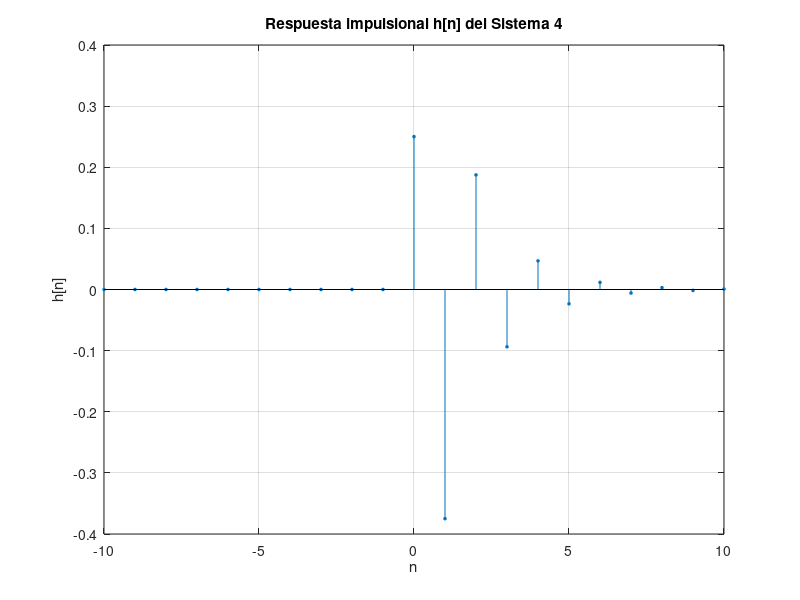

Recreate this plot in MATLAB.
%%respuesta impulsional del sistema 4

 %defino cuantas muestras de h quiero en la grafica
N = 10;
L = -N:N;
h = zeros(size(L));

for k = 1:length(L)
  n = L(k)

  if n == 0

    h(k) = 1/4;

  elseif n>0

    h(k) = (-1)^n * (3/8) * (1/2)^(n-1);

  end
 end


 %grafica
figure;
stem(L , h, 'filled', 'MarkerSize', 2);
grid on;
xlabel('n');
ylabel('h[n]');
title('Respuesta impulsional h[n] del Sistema 4');

%%respuesta en frecuencia del sistema 4

